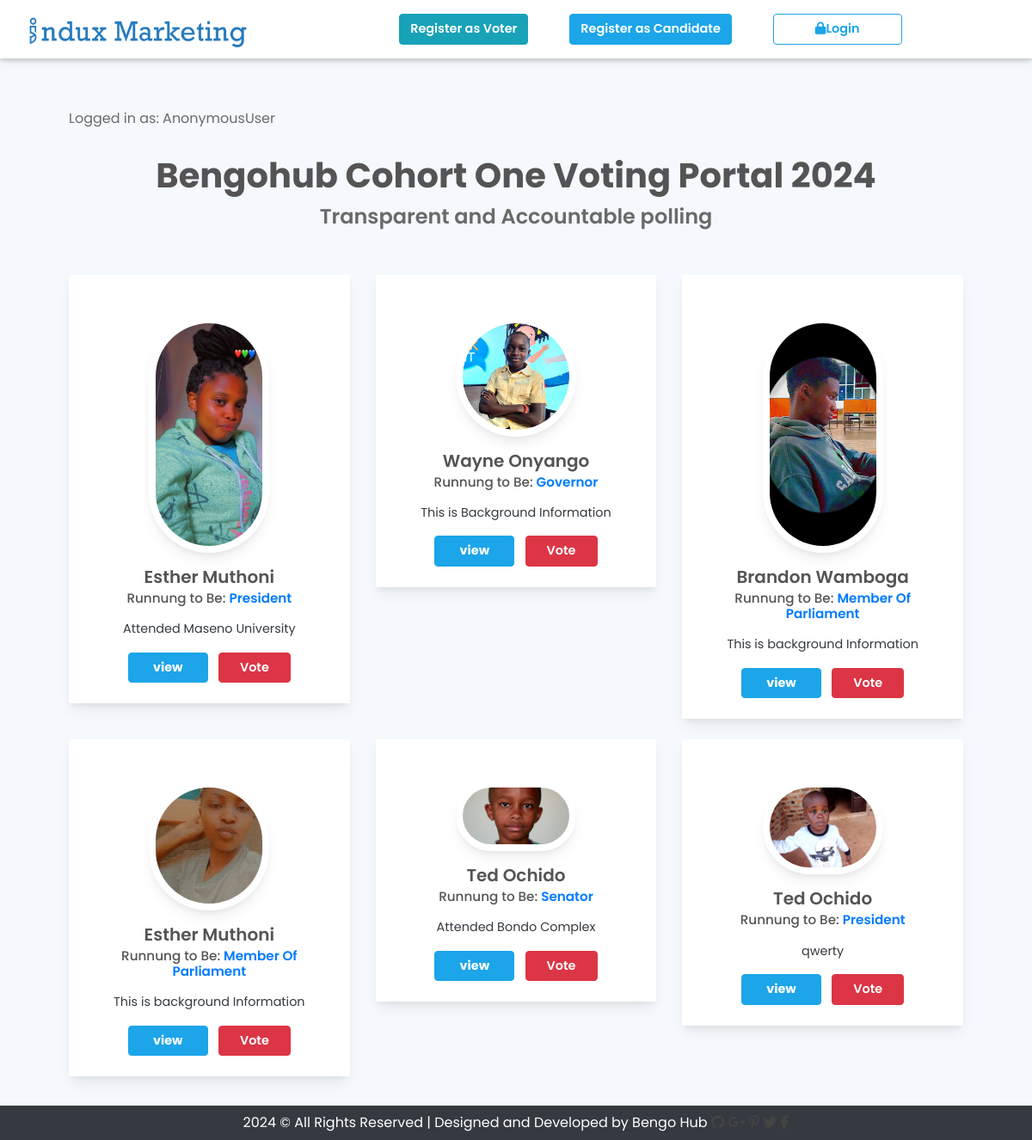
/home/, run on the app's committed database.
### Accounts/models.py (models this page shows, shortened)
class Candidate(models.Model):
    user = models.ForeignKey(User, on_delete = models.CASCADE)
    post = models.ForeignKey("Post", on_delete=models.CASCADE, related_name="candidates")
    background_info = models.TextField()
    manifesto = models.TextField()
    photo = models.ImageField(upload_to = "Candidate/photo", null=True, blank=True)
    votes = models.ManyToManyField("Vote", null=True, blank=True)
    def display_photo(self):
        return self.photo.url if self.photo else '/static/assets/images/default.png'

class Post(models.Model):
    POST_CHOICES = (
        ("P", "President"),
        ("G", "Governor"),
        ("S", "Senator"),
        ("MP", "Member Of Parliament"),
    )
    title = models.CharField(max_length=100,choices=POST_CHOICES,verbose_name=('Post Vieing For:'),help_text='Select post')

### polls/views.py (the view)
# urls.py: 2. Add a URL to urlpatterns:  path('', views.home, name='home')
def home(request):
    candidate_poll = Candidate.objects.all()
    context = {
        'Candidate': candidate_poll
    }
    return render(request, 'polls/index.html', context)

### polls/templates/polls/index.html (shortened to what this page needs)
{% extends 'core/base.html' %}
{% block content %}
        <div class="container-xl big-padding">
        <p>Logged in as: {{ request.user }}</p>
            <div class="row section-title">
                <h2 class="fs-1 fw-bolder font-awesome">Bengohub Cohort One Voting Portal {% now 'Y' %}</h2>
                <p class="fs-4 fw-bold">Transparent and Accountable polling</p>
            </div>
            <div class="row">
                {% for x in Candidate %}
                    <div class="col-lg-4 col-md-6">
                        <div class="text-white text-center mb-4 votcard shadow-md bg-white p-4 pt-5">
                            <img class="rounded-pill shadow-md p-2" src="{{x.display_photo}}" alt="">
                            <h4 class="mt-3 fs-5 mb-1 fw-bold">{{x.user.first_name}} {{x.user.last_name}}</h4>
                            <h6 class="fs-7">Runnung to Be: <span class="text-primary fw-bold">{{x.post.get_title_display}}</span></h6>
                            <p class="text-dark mt-3 mb-3 fs-8">{{x.background_info|truncatewords:42}}</p>
                            <button data-bs-toggle="modal" data-bs-target="#exampleModal" class="btn btn-primary fw-bolder fs-8 mul d-inline-block col-lg-4 col-md-3  px-4 fs-8">view</button>
                            <a class="btn btn-danger fw-bold fs-8 px-4 ms-2" href="{% url 'vote' x.id x.post.id %}">Vote</a>
                        </div>
                    </div>
                {% endfor %}
            </div>
{% endblock %}

### templates/core/base.html (shortened to what this page needs)
<!doctype html>
{% load static %}
    <html lang="en">
    <head>
        <link rel="stylesheet" href="{% static 'assets/css/bootstrap.min.css' %}">
        <link rel="stylesheet" href="https://cdn.jsdelivr.net/npm/bootstrap-icons@1.9.1/font/bootstrap-icons.css">
        <link rel="stylesheet" href="https://maxcdn.bootstrapcdn.com/bootstrap/4.0.0/css/bootstrap.min.css">
        <link rel="stylesheet" type="text/css" href="{% static 'assets/css/style.css' %}" />
        <link rel="stylesheet" href="{% static 'font-awesome/css/font-awesome.min.css' %}">
    </head>
    <body>
        <div class="header container-fluid bg-white">
            <div id="menu-jk" class="nav-col text-white shadow-md mb-3">
                <div class="container">
                    <div class="row">
                        <div class="col-lg-3 pt-2 pb-2 align-items-start">
                            <a href="{% url 'home' %}">
                            <img class="max-230 mt-2" src="{% static 'assets/images/logo.png' %}" alt="" />
                            </a>
                        </div>
                        <div id="menu" class="col-lg-8 d-none d-lg-block">
                            <ul class="float-end mul d-inline-block">
                                {% if not request.user.is_authenticated %}
                                <li class="float-md-start px-4 pe-1 py-3">
                                    <a class="btn fw-bold fs-8 btn-info" href="{% url 'voter_register' %}">Register as Voter</a>
                                </li>
                                <li class="float-md-start px-4 pe-1 py-3">
                                    <a class="btn fw-bold fs-8 btn-primary" href="{% url 'register_candidate' %}">Register as Candidate</a>
                                </li>
                                <li class="float-md-start px-4 pe-1 py-3">
                                    <a class="btn fw-bold fs-8 btn-outline-primary px-5" href="{% url 'login' %}"><i class="fa fa-lock" aria-hidden="true"></i>Login</a>
                                </li>
                                {% endif %}
                            </ul>
                        </div>
                    </div>
                </div>
            </div>
        </div>
        <div class="align-content-between justify-content-center align-content-center align-items-center mt-2">
        {% block content %}
        {% endblock content %}
        </div>
        <div class="footer fixed-bottom bg-dark text-light text-center py-2">
            <div class="container">
                <a href="https://www.smarteyeapps.com/" style="color: white;">{% now 'Y' %} &copy; All Rights Reserved | Designed and Developed by Bengo Hub</a>
                <span>
                    <a href=""><i class="fab fa-github"></i></a>
                    <a href=""><i class="fab fa-google-plus-g"></i></a>
                    <a href="https://in.pinterest.com/prabnr/pins/"><i class="fab fa-pinterest-p"></i></a>
                    <a href="https://twitter.com/prabinraja89"><i class="fab fa-twitter"></i></a>
                    <a href="https://www.facebook.com/freewebtemplatesbysmarteye"><i class="fab fa-facebook-f"></i></a>
                </span>
            </div>
        </div>
    </body>
</html>

### static/assets/css/style.css (style rules this page uses)
.text-primary { color: #1ca5e8; }
* { margin: 0px; padding: 0px; list-style: none; }
img { max-width: 100%; }
a { text-decoration: none; outline: none; color: #444; }
ul { margin-bottom: 0; padding-left: 0; }
html, body { height: 100%; font-family: "Poppins"; }
p { margin-bottom: 0px; width: 100%; }
::placeholder { color: #747f8a !important; font-size: 13px; opacity: 0.5 !important; }
.container-fluid { padding: 0px; }
h1, h2, h3, h4, h5, h6 { color: #545454; }
body { background-color: #f5f8fc !important; -webkit-font-smoothing: antialiased; -moz-osx-font-smoothing: grayscale; text-rendering: optimizeLegibility; color: #6A6A6A; overflow-x: hidden; }
.section-title { padding: 30px; margin: 0px; margin-bottom: 20px; }
.section-title h2 { width: 100%; text-align: center; font-weight: 600; margin-bottom: 0px; }
.section-title p { max-width: 850px; text-align: center; float: none; margin: auto; font-size: 0.9rem; margin-top: 6px; }
.btn-primary { background-color: #1ca5e8; border-color: #1ca5e8; }
.btn-outline-primary { border-color: #1ca5e8; color: #1ca5e8; }
.container { max-width: 1170px; }
.big-padding { padding: 50px; }
.shadow-md { box-shadow: 0 10px 15px -3px rgba(0, 0, 0, 0.07), 0 4px 6px -2px rgba(0, 0, 0, 0.05); }
.scroll-to-fixed-fixed { box-shadow: 0 2px 5px 0 rgba(0, 0, 0, 0.16), 0 2px 10px 0 rgba(0, 0, 0, 0.12); }
.fs-7 { font-size: 0.95rem; }
.fs-8 { font-size: 0.9rem; }
.fw-bold { font-weight: 600 !important; }
.max-230 { max-width: 230px; }
.max-230 { max-width: 260px; }
.votcard img { width: 140px; }
.scroll-to-fixed-fixed { background-color: #FFF; }

### data on the page
Candidate: display_photo (picture), user.first_name "Esther", user.last_name "Muthoni", post "President", background_info "Attended Maseno University"
Candidate: display_photo (picture), user.first_name "Wayne", user.last_name "Onyango", post "Governor", background_info "This is Background Information"
Candidate: display_photo (picture), user.first_name "Brandon", user.last_name "Wamboga", post "Member Of Parliament", background_info "This is background Information"
Candidate: display_photo (picture), user.first_name "Esther", user.last_name "Muthoni", post "Member Of Parliament", background_info "This is background Information"
Candidate: display_photo (picture), user.first_name "Ted", user.last_name "Ochido", post "Senator", background_info "Attended Bondo Complex"
Candidate: display_photo (picture), user.first_name "Ted", user.last_name "Ochido", post "President", background_info "qwerty"

### other printed values
{{ request.user }} "AnonymousUser"
